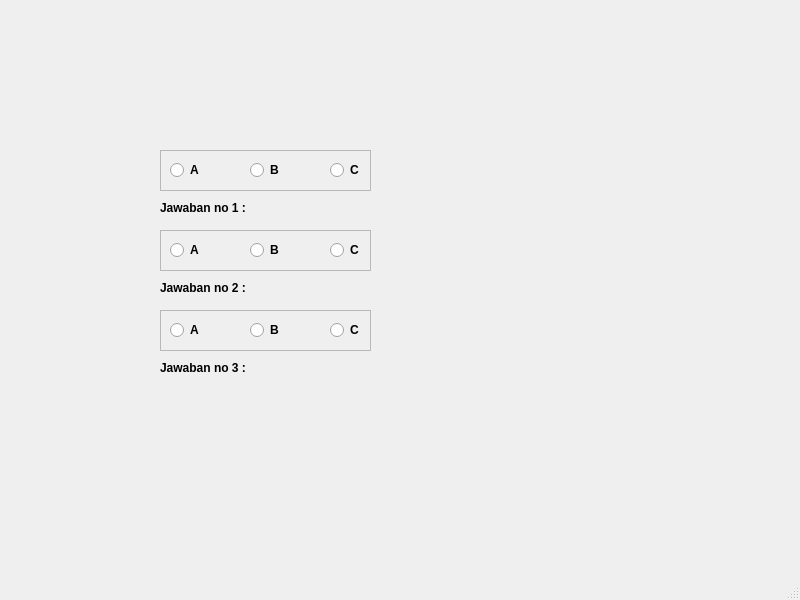
<?xml version="1.0" encoding="UTF-8"?>
<ui version="4.0">
 <class>MainWindow</class>
 <widget class="QMainWindow" name="MainWindow">
  <property name="geometry">
   <rect>
    <x>0</x>
    <y>0</y>
    <width>800</width>
    <height>600</height>
   </rect>
  </property>
  <property name="windowTitle">
   <string>MainWindow</string>
  </property>
  <widget class="QWidget" name="centralwidget">
   <widget class="QFrame" name="frame">
    <property name="geometry">
     <rect>
      <x>160</x>
      <y>150</y>
      <width>211</width>
      <height>41</height>
     </rect>
    </property>
    <property name="frameShape">
     <enum>QFrame::StyledPanel</enum>
    </property>
    <property name="frameShadow">
     <enum>QFrame::Raised</enum>
    </property>
    <widget class="QRadioButton" name="radioButton_3">
     <property name="geometry">
      <rect>
       <x>170</x>
       <y>10</y>
       <width>95</width>
       <height>20</height>
      </rect>
     </property>
     <property name="font">
      <font>
       <weight>75</weight>
       <bold>true</bold>
      </font>
     </property>
     <property name="text">
      <string>C</string>
     </property>
    </widget>
    <widget class="QRadioButton" name="radioButton">
     <property name="geometry">
      <rect>
       <x>10</x>
       <y>10</y>
       <width>51</width>
       <height>20</height>
      </rect>
     </property>
     <property name="font">
      <font>
       <weight>75</weight>
       <bold>true</bold>
      </font>
     </property>
     <property name="text">
      <string>A</string>
     </property>
    </widget>
    <widget class="QRadioButton" name="radioButton_2">
     <property name="geometry">
      <rect>
       <x>90</x>
       <y>10</y>
       <width>95</width>
       <height>20</height>
      </rect>
     </property>
     <property name="font">
      <font>
       <weight>75</weight>
       <bold>true</bold>
      </font>
     </property>
     <property name="text">
      <string>B</string>
     </property>
    </widget>
   </widget>
   <widget class="QFrame" name="frame_2">
    <property name="geometry">
     <rect>
      <x>160</x>
      <y>230</y>
      <width>211</width>
      <height>41</height>
     </rect>
    </property>
    <property name="frameShape">
     <enum>QFrame::StyledPanel</enum>
    </property>
    <property name="frameShadow">
     <enum>QFrame::Raised</enum>
    </property>
    <widget class="QRadioButton" name="radioButton_4">
     <property name="geometry">
      <rect>
       <x>170</x>
       <y>10</y>
       <width>95</width>
       <height>20</height>
      </rect>
     </property>
     <property name="font">
      <font>
       <weight>75</weight>
       <bold>true</bold>
      </font>
     </property>
     <property name="text">
      <string>C</string>
     </property>
    </widget>
    <widget class="QRadioButton" name="radioButton_5">
     <property name="geometry">
      <rect>
       <x>10</x>
       <y>10</y>
       <width>51</width>
       <height>20</height>
      </rect>
     </property>
     <property name="font">
      <font>
       <weight>75</weight>
       <bold>true</bold>
      </font>
     </property>
     <property name="text">
      <string>A</string>
     </property>
    </widget>
    <widget class="QRadioButton" name="radioButton_6">
     <property name="geometry">
      <rect>
       <x>90</x>
       <y>10</y>
       <width>95</width>
       <height>20</height>
      </rect>
     </property>
     <property name="font">
      <font>
       <weight>75</weight>
       <bold>true</bold>
      </font>
     </property>
     <property name="text">
      <string>B</string>
     </property>
    </widget>
   </widget>
   <widget class="QFrame" name="frame_3">
    <property name="geometry">
     <rect>
      <x>160</x>
      <y>310</y>
      <width>211</width>
      <height>41</height>
     </rect>
    </property>
    <property name="frameShape">
     <enum>QFrame::StyledPanel</enum>
    </property>
    <property name="frameShadow">
     <enum>QFrame::Raised</enum>
    </property>
    <widget class="QRadioButton" name="radioButton_7">
     <property name="geometry">
      <rect>
       <x>170</x>
       <y>10</y>
       <width>95</width>
       <height>20</height>
      </rect>
     </property>
     <property name="font">
      <font>
       <weight>75</weight>
       <bold>true</bold>
      </font>
     </property>
     <property name="text">
      <string>C</string>
     </property>
    </widget>
    <widget class="QRadioButton" name="radioButton_8">
     <property name="geometry">
      <rect>
       <x>10</x>
       <y>10</y>
       <width>51</width>
       <height>20</height>
      </rect>
     </property>
     <property name="font">
      <font>
       <weight>75</weight>
       <bold>true</bold>
      </font>
     </property>
     <property name="text">
      <string>A</string>
     </property>
    </widget>
    <widget class="QRadioButton" name="radioButton_9">
     <property name="geometry">
      <rect>
       <x>90</x>
       <y>10</y>
       <width>95</width>
       <height>20</height>
      </rect>
     </property>
     <property name="font">
      <font>
       <weight>75</weight>
       <bold>true</bold>
      </font>
     </property>
     <property name="text">
      <string>B</string>
     </property>
    </widget>
   </widget>
   <widget class="QLabel" name="label">
    <property name="geometry">
     <rect>
      <x>160</x>
      <y>200</y>
      <width>111</width>
      <height>16</height>
     </rect>
    </property>
    <property name="font">
     <font>
      <weight>75</weight>
      <bold>true</bold>
     </font>
    </property>
    <property name="text">
     <string>Jawaban no 1 : </string>
    </property>
   </widget>
   <widget class="QLabel" name="label_2">
    <property name="geometry">
     <rect>
      <x>160</x>
      <y>280</y>
      <width>111</width>
      <height>16</height>
     </rect>
    </property>
    <property name="font">
     <font>
      <weight>75</weight>
      <bold>true</bold>
     </font>
    </property>
    <property name="text">
     <string>Jawaban no 2 : </string>
    </property>
   </widget>
   <widget class="QLabel" name="label_3">
    <property name="geometry">
     <rect>
      <x>160</x>
      <y>360</y>
      <width>111</width>
      <height>16</height>
     </rect>
    </property>
    <property name="font">
     <font>
      <weight>75</weight>
      <bold>true</bold>
     </font>
    </property>
    <property name="text">
     <string>Jawaban no 3 : </string>
    </property>
   </widget>
  </widget>
  <widget class="QMenuBar" name="menubar">
   <property name="geometry">
    <rect>
     <x>0</x>
     <y>0</y>
     <width>800</width>
     <height>26</height>
    </rect>
   </property>
  </widget>
  <widget class="QStatusBar" name="statusbar"/>
 </widget>
 <resources/>
 <connections/>
</ui>
